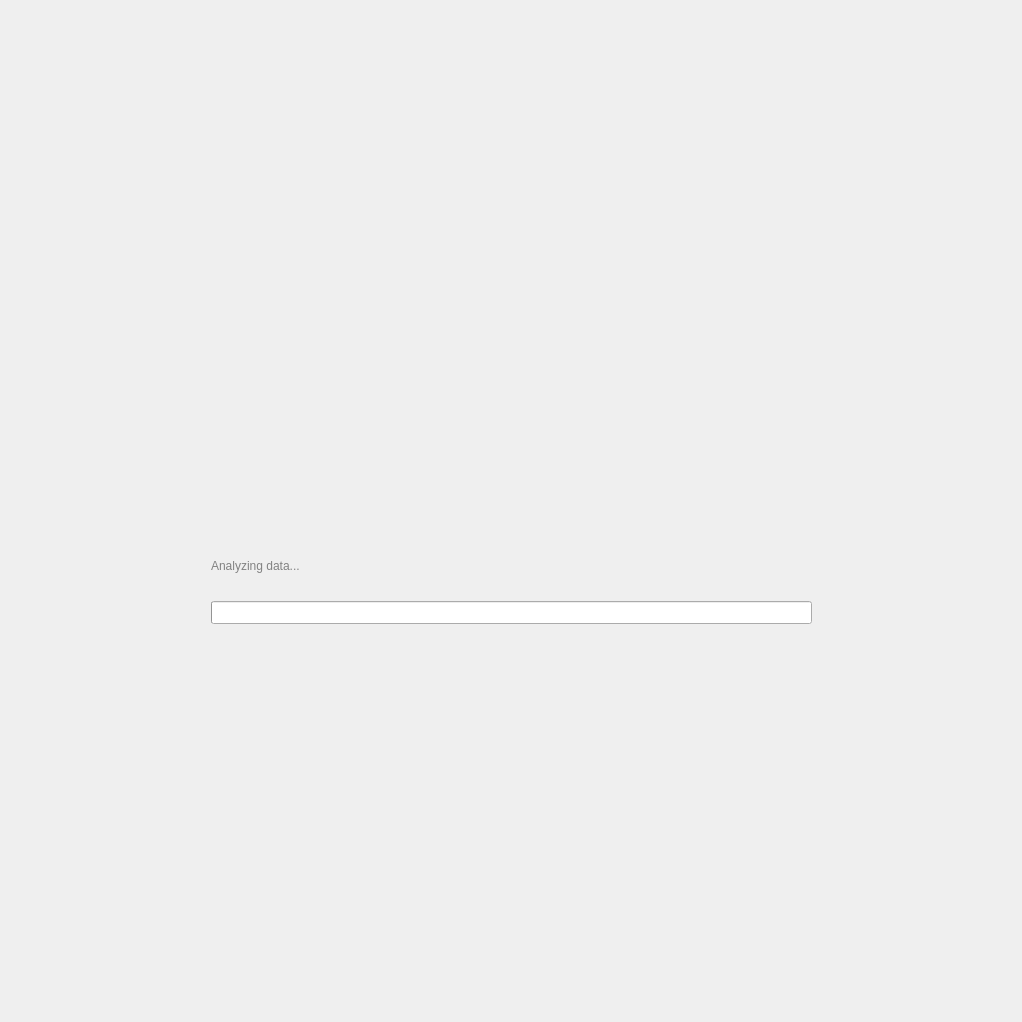
      <widget class="QWidget" name="initialLoadPage">
       <layout class="QGridLayout" name="gridLayout_5">
        <item row="0" column="0">
         <widget class="QFrame" name="frame_5">
          <property name="minimumSize">
           <size>
            <width>1000</width>
            <height>1000</height>
           </size>
          </property>
          <property name="maximumSize">
           <size>
            <width>1000</width>
            <height>1000</height>
           </size>
          </property>
          <property name="frameShape">
           <enum>QFrame::NoFrame</enum>
          </property>
          <property name="frameShadow">
           <enum>QFrame::Raised</enum>
          </property>
          <widget class="QLabel" name="centerImage_5">
           <property name="geometry">
            <rect>
             <x>375</x>
             <y>180</y>
             <width>251</width>
             <height>251</height>
            </rect>
           </property>
           <property name="minimumSize">
            <size>
             <width>251</width>
             <height>251</height>
            </size>
           </property>
           <property name="maximumSize">
            <size>
             <width>251</width>
             <height>251</height>
            </size>
           </property>
           <property name="frameShape">
            <enum>QFrame::NoFrame</enum>
           </property>
           <property name="text">
            <string/>
           </property>
           <property name="pixmap">
            <pixmap resource="Images.qrc">:/images/icon3000x3000.png</pixmap>
           </property>
           <property name="scaledContents">
            <bool>true</bool>
           </property>
           <property name="alignment">
            <set>Qt::AlignCenter</set>
           </property>
          </widget>
          <widget class="QProgressBar" name="progressBarLoading">
           <property name="geometry">
            <rect>
             <x>200</x>
             <y>590</y>
             <width>601</width>
             <height>23</height>
            </rect>
           </property>
           <property name="value">
            <number>0</number>
           </property>
           <property name="textVisible">
            <bool>false</bool>
           </property>
          </widget>
          <widget class="QLabel" name="currentProcessLabelAnalyzing">
           <property name="geometry">
            <rect>
             <x>200</x>
             <y>524</y>
             <width>601</width>
             <height>61</height>
            </rect>
           </property>
           <property name="styleSheet">
            <string notr="true">color: rgb(130, 130, 130);</string>
           </property>
           <property name="text">
            <string>Analyzing data...</string>
           </property>
          </widget>
         </widget>
        </item>
       </layout>
      </widget>
